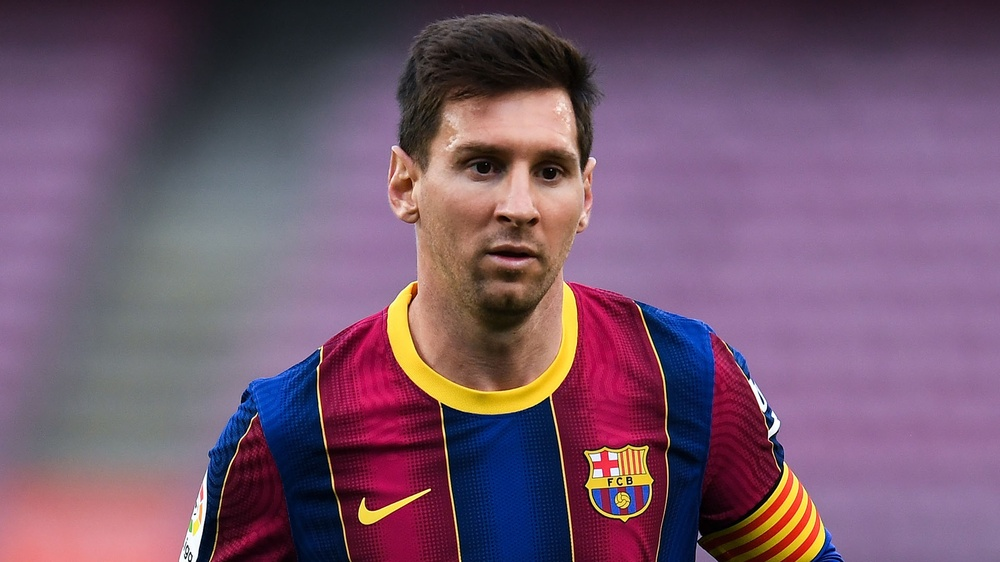
#> input picture DeepLearning/ObjectDetection/templateMatching/src/messi.jpg, 1000 x 562 px, shrunk from 1920 x 1080 before the run, found by its file name
$ jupyter execute SablonEslestirme.ipynb
#> lines starting #> are read from the running program, lines starting #| are printed output that depends on the picture; after the words box and inside, x2 and y2 are one past the last pixel; in counts of white or black regions, pixels touching at a corner belong together
[cell 1]
import cv2 #gerekli kütüphaneleri(paketleri) ekledik
import matplotlib.pyplot as plt

main_img = cv2.imread('D:/examples_forDeepLearning/ObjectDeteciton/templateMatching/src/messi.jpg',0)  #main resmimizi ve templateimizi gri tonda yükledik
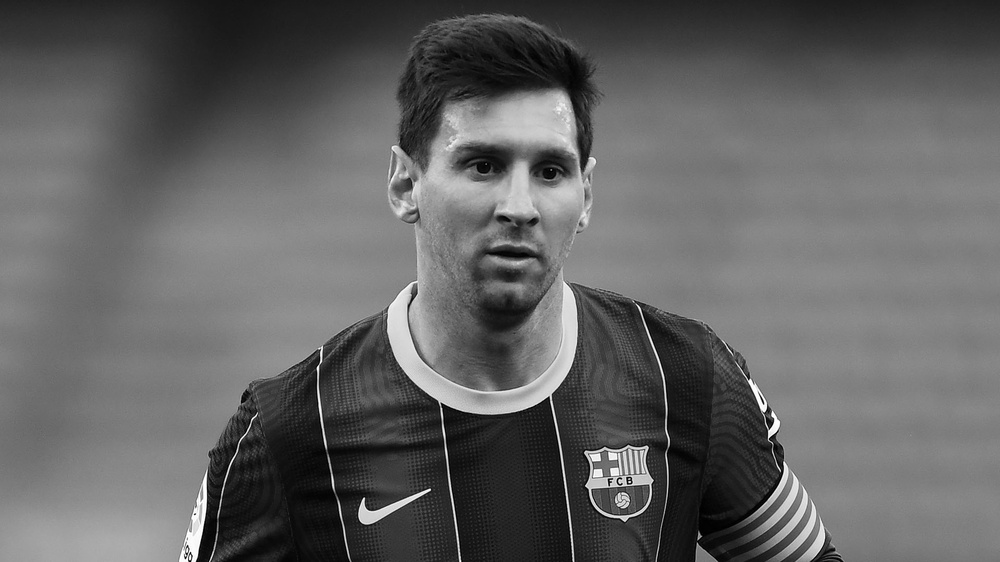
#> main_img: shape (562, 1000); min 0, max 255, mean 98.3
template = cv2.imread('D:/examples_forDeepLearning/ObjectDeteciton/templateMatching/src/messi_face.jpg',0)
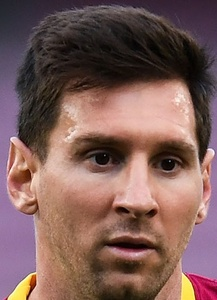
#> input picture DeepLearning/ObjectDetection/templateMatching/src/messi_face.jpg, 217 x 300 px, shrunk from 417 x 576 before the run, found by its file name
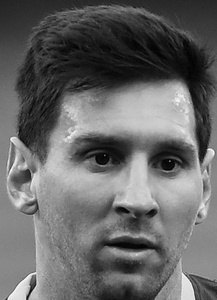
#> template: shape (300, 217); min 0, max 253, mean 102.6

h, w = template.shape #rectangle işlemi için templatemizin boyutların ihtiyacımız var
#> h = 300; w = 217

methods = ['cv2.TM_CCOEFF','cv2.TM_CCOEFF_NORMED','cv2.TM_CCORR','cv2.TM_CCORR_NORMED','cv2.TM_SQDIFF','cv2.TM_SQDIFF_NORMED']  #methodalarımızı tanımladık

for meth in methods:  #tüm methodaları kullanmak için for döngüsü açtık
    method = eval(meth)  #eval string ifadeyi normal fonksiyona çeviriyor
    res = cv2.matchTemplate(main_img,template,method)

    min_val,max_val,min_loc,max_loc = cv2.minMaxLoc(res) #eşleşen kısmın koordinatlarını aldık

    if method in [cv2.TM_SQDIFF,cv2.TM_SQDIFF_NORMED]:  #eğer ki methodumuz bi iki methottan biriyse eğer
        top_left = min_loc  #çünkü diğerleri ile çıktıları farklı min loc bu iki method da sol üst köşeye denk geliyor
    else:
        top_left = max_loc  #diğer methodlard ise max loc değeri sol üst değere karşılık geliyor

    bottom_right = (top_left[0] + w,top_left[1]+ h)  #eşleştirilen kısmı kutucuk içine almak için sağ alt köşesini belirledik

    cv2.rectangle(main_img,top_left,bottom_right,(0,255,0),2)  #eşleştirmenin somutlaşması için main üstüne etiket attık

    plt.figure()
    plt.subplot(121),plt.imshow(res,cmap="gray") #1 satır 2 sütün ve ilkini kullanıyoruz
    plt.title('Eşleşen Sonuç'),plt.axis("off")
    plt.subplot(122),plt.imshow(main_img,cmap="gray") #1 satır 2 sütun ikincisini kullanıyoruz
    plt.title('Tespit Edilen Sonuç'),plt.axis("off")
    plt.suptitle(meth)
    plt.show()
#> this loop made 6 passes
#> (min_val, max_val, min_loc, top_left, bottom_right) on passes 1 to 4: (-104020280, 212253296, (218, 262), (381, 9), (598, 309)), (-0.477, 0.96, (214, 262), (381, 8), (598, 308)), (414736032, 881991808, (507, 262), (777, 228), (994, 528)), (0.574, 0.988, (219, 262), (381, 8), (598, 308))
#> (min_val, max_val, max_loc, top_left, bottom_right) on passes 5 to 6: (21558784, 661708096, (219, 262), (381, 8), (598, 308)), (0.0242, 0.887, (219, 262), (381, 8), (598, 308))
#> pass 1, `res = cv2.matchTemplate(main_img,template,method)`:
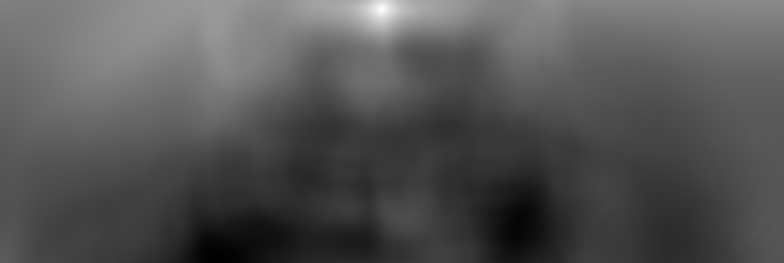
#> res: shape (263, 784) float32; min -104020280, max 212253296, mean 404904.2; drawn with min black and max white
#> pass 1, `plt.show()`:
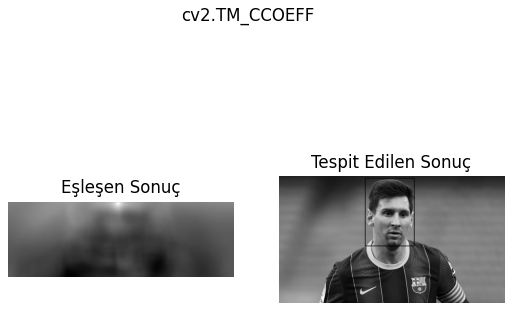
#> figure drawn by matplotlib, 2 panels
#> pass 2, `res = cv2.matchTemplate(main_img,template,method)`:
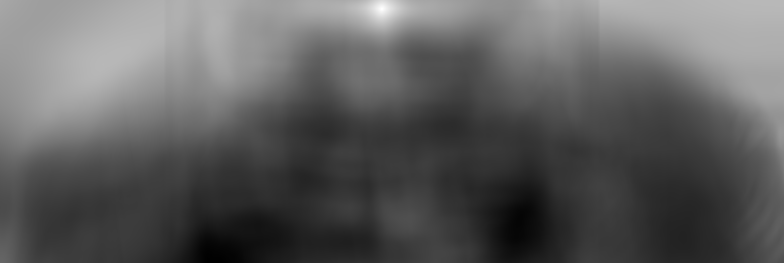
#> res: shape (263, 784) float32; min -0.477, max 0.96, mean 0.0515; drawn with min black and max white
#> pass 2, `plt.show()`:
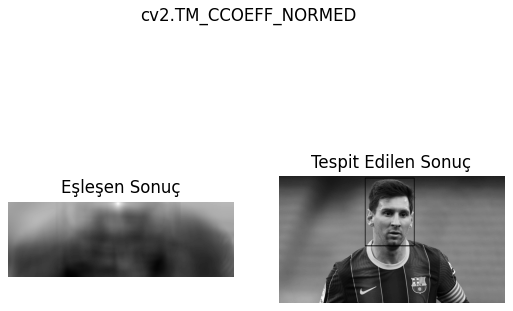
#> figure drawn by matplotlib, 2 panels
#> pass 3, `res = cv2.matchTemplate(main_img,template,method)`:
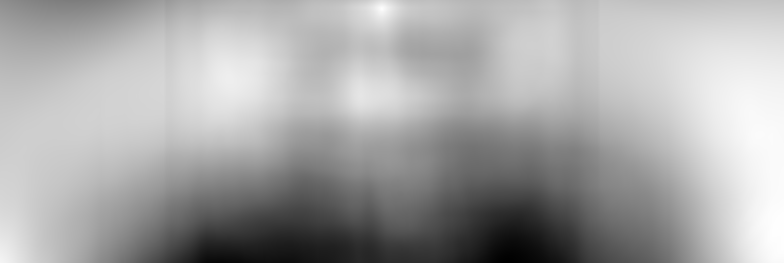
#> res: shape (263, 784) float32; min 414736032, max 881991808, mean 719910656; drawn with min black and max white
#> after the loop:
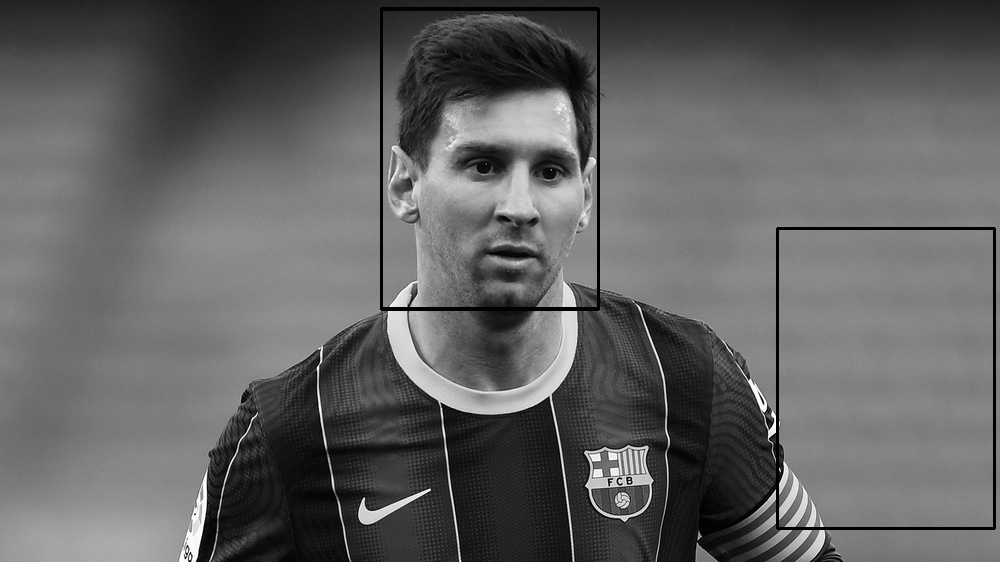
#> main_img: shape (562, 1000); 1.18% of pixels changed, all inside (x1, y1, x2, y2) = (380, 7, 996, 530)
#> after the loop:
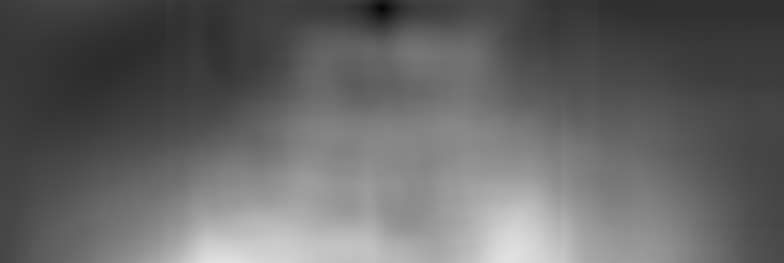
#> res: shape (263, 784) float32; min 0.0242, max 0.887, mean 0.399
